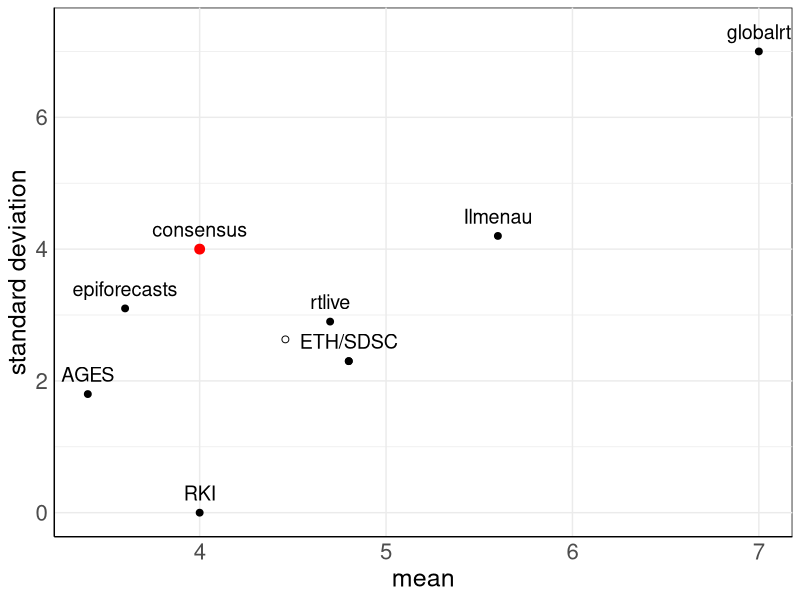
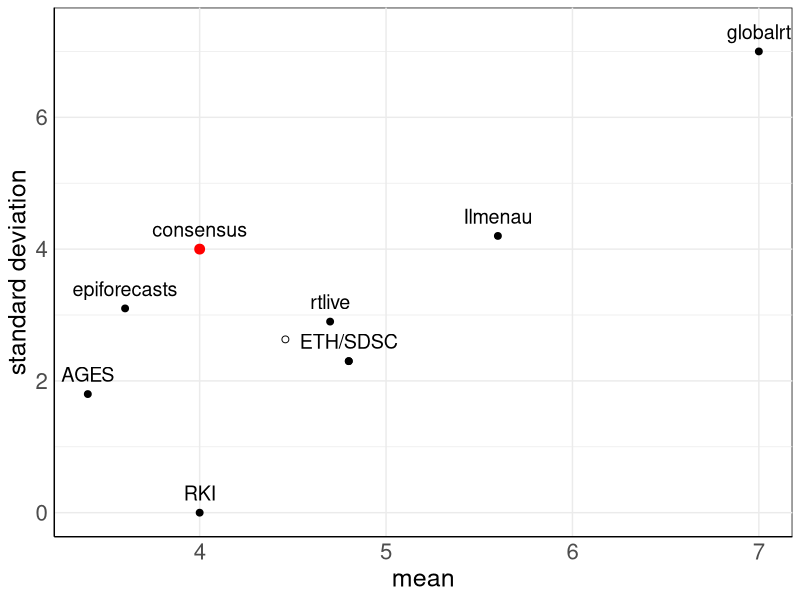

Here is the R script that generated these plots, in order:
library(ggplot2)

# parameter combinations used in papers
gt_dist <- c("gamma", "constant", "ad hoc", "gamma", "gamma", "gamma", "lognorm", "exponential", "gamma")
mean_gt <- c(4.8,      4,          5.6,      4.8,    3.4,     3.6,     4.7,       7,             4)
sd_gt <-   c(2.3,      0,          4.2,      2.3,    1.8,     3.1,     2.9,       7,             4)

gtds <- data.frame(gtd=gt_dist, gt_mean=mean_gt, gt_sd=sd_gt)
methods <- c("ETH", "RKI", "Ilmenau", "SDSC", "AGES", "epiforecasts", "rtlive", "globalrt", "consensus")
rownames(gtds) <- methods

ages_first <- c(4.46, 2.63)
names(ages_first) <- c("gt_mean", "gt_sd")

# plot assumed mean and sd of generation times
gtd_scatterplot <- ggplot(data = gtds, aes(x = gt_mean, y = gt_sd)) +
  labs(x = "mean", y = "standard deviation") +
  theme_minimal() +
  theme(
    axis.text=element_text(size=16),
    axis.title=element_text(size=18),
    axis.line = element_line(),
    axis.line.y.right = element_line(),
    axis.line.x.top = element_line(),
    legend.position = "bottom",
    panel.grid.minor.x = element_line(colour = "transparent"),
    panel.background = element_rect(fill = "transparent")
  ) +
  geom_point(size = 2) +
  geom_text(label=c("ETH/SDSC", "RKI", "Ilmenau", "SDSC", "AGES", "epiforecasts", "rtlive", "globalrt", "consensus"),
            nudge_y = 0.3, check_overlap = TRUE, size = 5) + 
  geom_point(data = data.frame(gt_mean=4, gt_sd=4), colour = "red", size = 3) + 
  geom_point(data = data.frame(gt_mean=ages_first["gt_mean"], gt_sd=ages_first["gt_sd"]),
             colour = "black", shape=21, size = 2) +
  geom_segment(aes(x=ages_first["gt_mean"], y=ages_first["gt_sd"],
                   xend=gtds["AGES","gt_mean"], yend=gtds["AGES","gt_sd"]),
               arrow=arrow(length=unit(2.5, "mm")), color="black", size=0.01, linetype=2)

print(gtd_scatterplot)
ggsave(gtd_scatterplot, filename = "D:/EllasDaten/Uni/Wirtschaftsingenieurwesen/6Semester/Bachelorarbeit/Code/Figures/gtd_scatterplot.pdf",  bg = "transparent",
       width = 8, height = 5)
